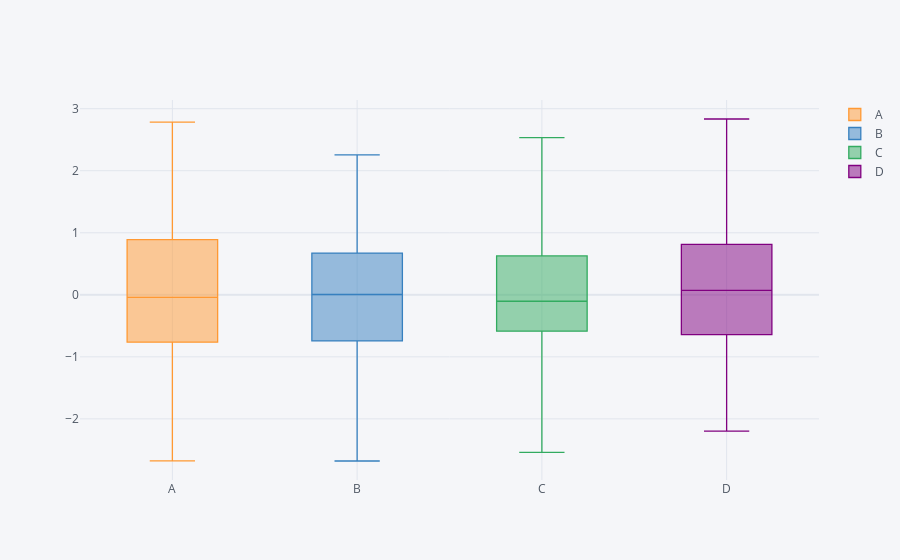

The notebook cell this image was saved under:
### Markdown cell above
## Boxplots

### Code cell
df.iplot(kind='box') # Box plots aggregate data automatically
